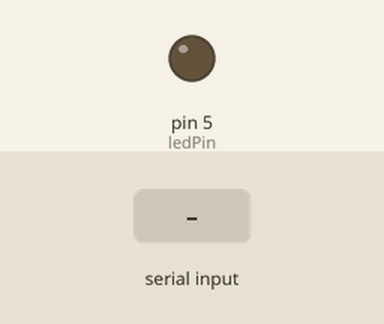
Simulated run of this sketch. Board: Arduino Uno, built with avr-gcc and run on an emulated ATmega328P. On the bench: output pins drawn as LEDs (lit = HIGH). The inputs (shaded band) are chosen by the test bench.

Above: at 1.2 s.
1.3 s: "90,45\n" received over Serial
At 1.7 s:
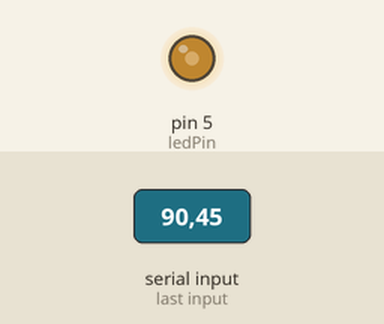
3.8 s: "5\n" received over Serial
At 4.6 s:
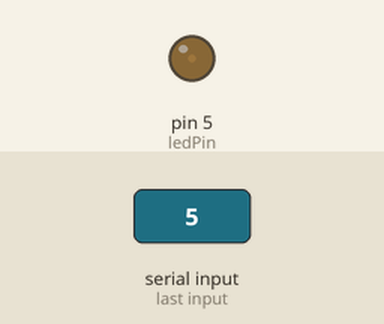
Timing chart, 0 to 6.8 s (numbered marks = the images above; inputs shaded):
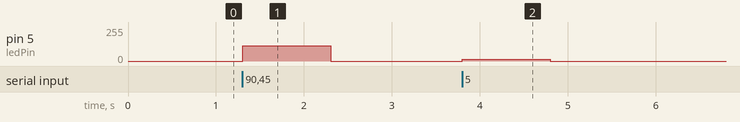

The sketch:

led_pot.ino
```cpp
int ledPin = 5; // pin must be PWM
int serialBaudRate = 9600; // must be same as Java program BaudRate
void setup() {
  Serial.begin(serialBaudRate);
  pinMode(ledPin,OUTPUT);
}
void loop() {
  int input = Serial.parseInt();
  // input's range is from 0 to 100 but PWM's range is from 0 to 255, so we should convert input:
  int output =  input*255./100.;
  analogWrite(ledPin,output);
}
```

Measured:
- after the input at 1.3 s, pin 5 (ledPin): 0/255 → 114/255 at once, → 0/255 1.0 s later
- after the input at 3.8 s, pin 5 (ledPin): 0/255 → 12/255 at once, → 0/255 1.0 s later
